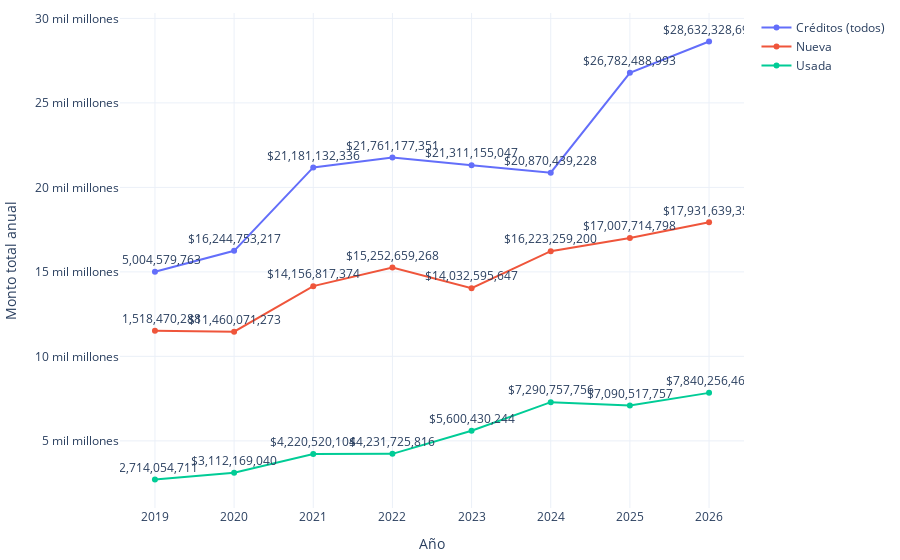

The notebook cell this image was saved under:
### Code cell
import os
import plotly.graph_objects as go
import plotly.io as pio

# Crear una función para formatear los valores grandes en palabras en español
def formatear_numero(valor):
    if valor >= 1_000_000_000:
        return f'{valor / 1_000_000_000:.0f} mil millones'  # Mil millones
    elif valor >= 1_000_000:
        return f'{valor / 1_000_000:.0f} millones'  # Millones
    elif valor >= 1_000:
        return f'{valor / 1_000:.0f} mil'  # Mil
    else:
        return str(valor)

# Crear la figura
fig = go.Figure()

# Graficar cada modalidad
for modalidad in conteo_pachuca['modalidad'].unique():
    df_modalidad = conteo_pachuca[conteo_pachuca['modalidad'] == modalidad]
    fig.add_trace(go.Scatter(
        x=df_modalidad['año'], 
        y=df_modalidad['montos'], 
        mode='lines+markers+text',  # Mostrar líneas, puntos y texto
        name=modalidad, 
        text=df_modalidad['montos'].apply(lambda x: f'${x:,.0f}'),  # Añadir el texto de los valores formateados
        textposition="top center"  # Posicionar el texto encima de los puntos
    ))

# Configurar el diseño
fig.update_layout(
    xaxis_title="Año",
    yaxis_title="Monto total anual",
    template="plotly_white",
    margin=dict(l=10, r=10, t=10, b=10)
)

# Configurar el eje Y utilizando el formateo personalizado
tickvals = [1_000, 1_000_000, 1_000_000_000,5_000_000_000,10_000_000_000,15_000_000_000,20_000_000_000,25_000_000_000, 30_000_000_000]  # Valores hasta 30 mil millones
ticktext = [formatear_numero(val) for val in tickvals]  # Formatea cada valor en palabras

fig.update_yaxes(
    tickvals=tickvals, 
    ticktext=ticktext
)

# Función para exportar gráfica como archivo HTML
def guardar_grafico_como_html(fig, nombre_archivo, carpeta='assets/graficas'):
    # Crear la carpeta si no existe
    if not os.path.exists(carpeta):
        os.makedirs(carpeta)
    # Guardar la gráfica como archivo HTML en la carpeta especificada
    pio.write_html(fig, os.path.join(carpeta, f'{nombre_archivo}.html'))

# Exportar
guardar_grafico_como_html(fig, 'g_scatt_forecast_credit_total', carpeta='assets/graficas')
fig.show()

### Figure 1 — Plotly figure (JSON) as saved in the notebook; plotly's stock layout.template omitted (floating-point values rounded to 4 significant figures)
{"data": [{"mode": "lines+markers+text", "name": "Créditos (todos)", "text": ["$15,004,579,763", "$16,244,753,217", "$21,181,132,336", "$21,761,177,351", "$21,311,155,047", "$20,870,439,228", "$26,782,488,993", "$28,632,328,690"], "textposition": "top center", "type": "scatter", "x": [2019, 2020, 2021, 2022, 2023, 2024, 2025, 2026], "y": [15004579763, 16244753217, 21181132336, 21761177351, 21311155047, 20870439228, 26782488993, 28632328690]}, {"mode": "lines+markers+text", "name": "Nueva", "text": ["$11,518,470,288", "$11,460,071,273", "$14,156,817,374", "$15,252,659,268", "$14,032,595,647", "$16,223,259,200", "$17,007,714,798", "$17,931,639,358"], "textposition": "top center", "type": "scatter", "x": [2019, 2020, 2021, 2022, 2023, 2024, 2025, 2026], "y": [11518470288, 11460071273, 14156817374, 15252659268, 14032595647, 16223259200, 17007714798, 17931639358]}, {"mode": "lines+markers+text", "name": "Usada", "text": ["$2,714,054,711", "$3,112,169,040", "$4,220,520,104", "$4,231,725,816", "$5,600,430,244", "$7,290,757,756", "$7,090,517,757", "$7,840,256,461"], "textposition": "top center", "type": "scatter", "x": [2019, 2020, 2021, 2022, 2023, 2024, 2025, 2026], "y": [2714054711, 3112169040, 4220520104, 4231725816, 5600430244, 7290757756, 7090517757, 7840256461]}], "layout": {"margin": {"b": 10, "l": 10, "r": 10, "t": 10}, "xaxis": {"title": {"text": "Año"}}, "yaxis": {"ticktext": ["1 mil", "1 millones", "1 mil millones", "5 mil millones", "10 mil millones", "15 mil millones", "20 mil millones", "25 mil millones", "30 mil millones"], "tickvals": [1000, 1000000, 1000000000, 5000000000, 10000000000, 15000000000, 20000000000, 25000000000, 30000000000], "title": {"text": "Monto total anual"}}}}
